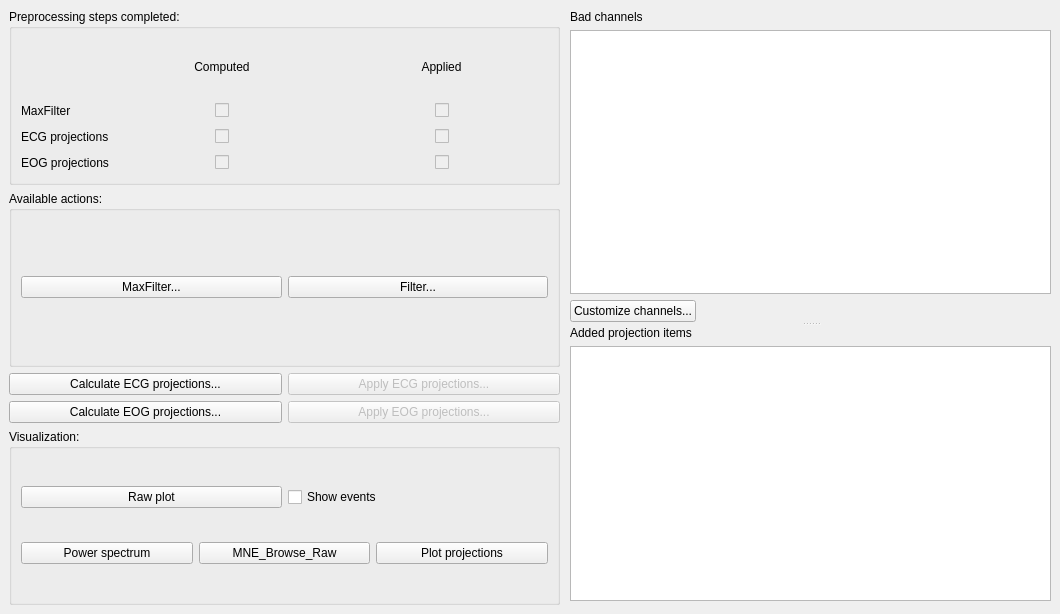
             <widget class="QWidget" name="tabPreprocessing">
              <property name="minimumSize">
               <size>
                <width>500</width>
                <height>0</height>
               </size>
              </property>
              <property name="font">
               <font>
                <weight>50</weight>
                <bold>false</bold>
               </font>
              </property>
              <attribute name="title">
               <string>Preprocessing</string>
              </attribute>
              <widget class="QWidget" name="layoutWidget">
               <property name="geometry">
                <rect>
                 <x>9</x>
                 <y>9</y>
                 <width>551</width>
                 <height>596</height>
                </rect>
               </property>
               <layout class="QVBoxLayout" name="verticalLayout_21">
                <item>
                 <widget class="QGroupBox" name="groupBoxPreprocessingCheckBoxes">
                  <property name="sizePolicy">
                   <sizepolicy hsizetype="MinimumExpanding" vsizetype="Preferred">
                    <horstretch>0</horstretch>
                    <verstretch>0</verstretch>
                   </sizepolicy>
                  </property>
                  <property name="minimumSize">
                   <size>
                    <width>60</width>
                    <height>0</height>
                   </size>
                  </property>
                  <property name="title">
                   <string>Preprocessing steps completed:</string>
                  </property>
                  <layout class="QGridLayout" name="gridLayout_18">
                   <item row="0" column="0">
                    <layout class="QGridLayout" name="gridLayout_6">
                     <property name="sizeConstraint">
                      <enum>QLayout::SetDefaultConstraint</enum>
                     </property>
                     <item row="2" column="1">
                      <layout class="QHBoxLayout" name="horizontalLayout_17">
                       <item>
                        <spacer name="horizontalSpacer_11">
                         <property name="orientation">
                          <enum>Qt::Horizontal</enum>
                         </property>
                         <property name="sizeHint" stdset="0">
                          <size>
                           <width>40</width>
                           <height>20</height>
                          </size>
                         </property>
                        </spacer>
                       </item>
                       <item>
                        <widget class="QCheckBox" name="checkBoxECGComputed">
                         <property name="enabled">
                          <bool>false</bool>
                         </property>
                         <property name="focusPolicy">
                          <enum>Qt::NoFocus</enum>
                         </property>
                         <property name="text">
                          <string/>
                         </property>
                        </widget>
                       </item>
                       <item>
                        <spacer name="horizontalSpacer_12">
                         <property name="orientation">
                          <enum>Qt::Horizontal</enum>
                         </property>
                         <property name="sizeHint" stdset="0">
                          <size>
                           <width>40</width>
                           <height>20</height>
                          </size>
                         </property>
                        </spacer>
                       </item>
                      </layout>
                     </item>
                     <item row="3" column="0">
                      <widget class="QLabel" name="labelEOGComputed_2">
                       <property name="text">
                        <string>EOG projections</string>
                       </property>
                      </widget>
                     </item>
                     <item row="3" column="2">
                      <layout class="QHBoxLayout" name="horizontalLayout_20">
                       <item>
                        <spacer name="horizontalSpacer_13">
                         <property name="orientation">
                          <enum>Qt::Horizontal</enum>
                         </property>
                         <property name="sizeHint" stdset="0">
                          <size>
                           <width>40</width>
                           <height>20</height>
                          </size>
                         </property>
                        </spacer>
                       </item>
                       <item>
                        <widget class="QCheckBox" name="checkBoxEOGApplied">
                         <property name="enabled">
                          <bool>false</bool>
                         </property>
                         <property name="focusPolicy">
                          <enum>Qt::NoFocus</enum>
                         </property>
                         <property name="text">
                          <string/>
                         </property>
                        </widget>
                       </item>
                       <item>
                        <spacer name="horizontalSpacer_14">
                         <property name="orientation">
                          <enum>Qt::Horizontal</enum>
                         </property>
                         <property name="sizeHint" stdset="0">
                          <size>
                           <width>40</width>
                           <height>20</height>
                          </size>
                         </property>
                        </spacer>
                       </item>
                      </layout>
                     </item>
                     <item row="0" column="1">
                      <widget class="QLabel" name="labelECGApplied_2">
                       <property name="text">
                        <string>Computed</string>
                       </property>
                       <property name="alignment">
                        <set>Qt::AlignCenter</set>
                       </property>
                      </widget>
                     </item>
                     <item row="2" column="2">
                      <layout class="QHBoxLayout" name="horizontalLayout_16">
                       <item>
                        <spacer name="horizontalSpacer_9">
                         <property name="orientation">
                          <enum>Qt::Horizontal</enum>
                         </property>
                         <property name="sizeHint" stdset="0">
                          <size>
                           <width>40</width>
                           <height>20</height>
                          </size>
                         </property>
                        </spacer>
                       </item>
                       <item>
                        <widget class="QCheckBox" name="checkBoxECGApplied">
                         <property name="enabled">
                          <bool>false</bool>
                         </property>
                         <property name="focusPolicy">
                          <enum>Qt::NoFocus</enum>
                         </property>
                         <property name="text">
                          <string/>
                         </property>
                        </widget>
                       </item>
                       <item>
                        <spacer name="horizontalSpacer_10">
                         <property name="orientation">
                          <enum>Qt::Horizontal</enum>
                         </property>
                         <property name="sizeHint" stdset="0">
                          <size>
                           <width>40</width>
                           <height>20</height>
                          </size>
                         </property>
                        </spacer>
                       </item>
                      </layout>
                     </item>
                     <item row="3" column="1">
                      <layout class="QHBoxLayout" name="horizontalLayout_19">
                       <item>
                        <spacer name="horizontalSpacer_15">
                         <property name="orientation">
                          <enum>Qt::Horizontal</enum>
                         </property>
                         <property name="sizeHint" stdset="0">
                          <size>
                           <width>40</width>
                           <height>20</height>
                          </size>
                         </property>
                        </spacer>
                       </item>
                       <item>
                        <widget class="QCheckBox" name="checkBoxEOGComputed">
                         <property name="enabled">
                          <bool>false</bool>
                         </property>
                         <property name="focusPolicy">
                          <enum>Qt::NoFocus</enum>
                         </property>
                         <property name="text">
                          <string/>
                         </property>
                        </widget>
                       </item>
                       <item>
                        <spacer name="horizontalSpacer_16">
                         <property name="orientation">
                          <enum>Qt::Horizontal</enum>
                         </property>
                         <property name="sizeHint" stdset="0">
                          <size>
                           <width>40</width>
                           <height>20</height>
                          </size>
                         </property>
                        </spacer>
                       </item>
                      </layout>
                     </item>
                     <item row="1" column="2">
                      <layout class="QHBoxLayout" name="horizontalLayout_21">
                       <item>
                        <spacer name="horizontalSpacer_7">
                         <property name="orientation">
                          <enum>Qt::Horizontal</enum>
                         </property>
                         <property name="sizeHint" stdset="0">
                          <size>
                           <width>40</width>
                           <height>20</height>
                          </size>
                         </property>
                        </spacer>
                       </item>
                       <item>
                        <widget class="QCheckBox" name="checkBoxMaxFilterApplied">
                         <property name="enabled">
                          <bool>false</bool>
                         </property>
                         <property name="focusPolicy">
                          <enum>Qt::NoFocus</enum>
                         </property>
                         <property name="text">
                          <string/>
                         </property>
                        </widget>
                       </item>
                       <item>
                        <spacer name="horizontalSpacer_17">
                         <property name="orientation">
                          <enum>Qt::Horizontal</enum>
                         </property>
                         <property name="sizeHint" stdset="0">
                          <size>
                           <width>40</width>
                           <height>20</height>
                          </size>
                         </property>
                        </spacer>
                       </item>
                      </layout>
                     </item>
                     <item row="2" column="0">
                      <widget class="QLabel" name="labelECGComputed_2">
                       <property name="text">
                        <string>ECG projections</string>
                       </property>
                      </widget>
                     </item>
                     <item row="1" column="1">
                      <layout class="QHBoxLayout" name="horizontalLayout_13">
                       <property name="spacing">
                        <number>6</number>
                       </property>
                       <item>
                        <spacer name="horizontalSpacer_5">
                         <property name="orientation">
                          <enum>Qt::Horizontal</enum>
                         </property>
                         <property name="sizeHint" stdset="0">
                          <size>
                           <width>40</width>
                           <height>20</height>
                          </size>
                         </property>
                        </spacer>
                       </item>
                       <item>
                        <widget class="QCheckBox" name="checkBoxMaxFilterComputed">
                         <property name="enabled">
                          <bool>false</bool>
                         </property>
                         <property name="focusPolicy">
                          <enum>Qt::NoFocus</enum>
                         </property>
                         <property name="inputMethodHints">
                          <set>Qt::ImhDigitsOnly</set>
                         </property>
                         <property name="text">
                          <string/>
                         </property>
                        </widget>
                       </item>
                       <item>
                        <spacer name="horizontalSpacer_8">
                         <property name="orientation">
                          <enum>Qt::Horizontal</enum>
                         </property>
                         <property name="sizeHint" stdset="0">
                          <size>
                           <width>40</width>
                           <height>20</height>
                          </size>
                         </property>
                        </spacer>
                       </item>
                      </layout>
                     </item>
                     <item row="0" column="2">
                      <widget class="QLabel" name="labelEOGApplied_2">
                       <property name="text">
                        <string>Applied</string>
                       </property>
                       <property name="alignment">
                        <set>Qt::AlignCenter</set>
                       </property>
                      </widget>
                     </item>
                     <item row="1" column="0">
                      <widget class="QLabel" name="labelMaxFilter_2">
                       <property name="text">
                        <string>MaxFilter</string>
                       </property>
                      </widget>
                     </item>
                    </layout>
                   </item>
                  </layout>
                 </widget>
                </item>
                <item>
                 <widget class="QGroupBox" name="groupBoxAvailablePreprocessing">
                  <property name="maximumSize">
                   <size>
                    <width>16777215</width>
                    <height>16777215</height>
                   </size>
                  </property>
                  <property name="title">
                   <string>Available actions:</string>
                  </property>
                  <layout class="QGridLayout" name="gridLayout_13">
                   <item row="0" column="0">
                    <layout class="QHBoxLayout" name="horizontalLayout_18">
                     <item>
                      <widget class="QPushButton" name="pushButtonMaxFilter">
                       <property name="text">
                        <string>MaxFilter...</string>
                       </property>
                      </widget>
                     </item>
                     <item>
                      <widget class="QPushButton" name="pushButtonFilter">
                       <property name="text">
                        <string>Filter...</string>
                       </property>
                      </widget>
                     </item>
                    </layout>
                   </item>
                  </layout>
                 </widget>
                </item>
                <item>
                 <layout class="QHBoxLayout" name="horizontalLayout">
                  <item>
                   <widget class="QPushButton" name="pushButtonECG">
                    <property name="text">
                     <string>Calculate ECG projections...</string>
                    </property>
                   </widget>
                  </item>
                  <item>
                   <widget class="QPushButton" name="pushButtonApplyECG">
                    <property name="enabled">
                     <bool>false</bool>
                    </property>
                    <property name="text">
                     <string>Apply ECG projections...</string>
                    </property>
                   </widget>
                  </item>
                 </layout>
                </item>
                <item>
                 <layout class="QHBoxLayout" name="horizontalLayout_12">
                  <item>
                   <widget class="QPushButton" name="pushButtonEOG">
                    <property name="text">
                     <string>Calculate EOG projections...</string>
                    </property>
                   </widget>
                  </item>
                  <item>
                   <widget class="QPushButton" name="pushButtonApplyEOG">
                    <property name="enabled">
                     <bool>false</bool>
                    </property>
                    <property name="text">
                     <string>Apply EOG projections...</string>
                    </property>
                   </widget>
                  </item>
                 </layout>
                </item>
                <item>
                 <widget class="QGroupBox" name="groupBoxVisualization_2">
                  <property name="title">
                   <string>Visualization:</string>
                  </property>
                  <layout class="QGridLayout" name="gridLayout_3">
                   <item row="1" column="0">
                    <layout class="QHBoxLayout" name="horizontalLayout_11">
                     <item>
                      <widget class="QPushButton" name="pushButtonSpectrum">
                       <property name="text">
                        <string>Power spectrum</string>
                       </property>
                      </widget>
                     </item>
                     <item>
                      <widget class="QPushButton" name="pushButtonMNE_Browse_Raw_2">
                       <property name="text">
                        <string>MNE_Browse_Raw</string>
                       </property>
                      </widget>
                     </item>
                     <item>
                      <widget class="QPushButton" name="pushButtonPlotProjections">
                       <property name="text">
                        <string>Plot projections</string>
                       </property>
                      </widget>
                     </item>
                    </layout>
                   </item>
                   <item row="0" column="0">
                    <layout class="QHBoxLayout" name="horizontalLayout_32">
                     <item>
                      <widget class="QPushButton" name="pushButtonRawPlot">
                       <property name="text">
                        <string>Raw plot</string>
                       </property>
                      </widget>
                     </item>
                     <item>
                      <widget class="QCheckBox" name="checkBoxShowEvents">
                       <property name="text">
                        <string>Show events</string>
                       </property>
                      </widget>
                     </item>
                    </layout>
                   </item>
                  </layout>
                 </widget>
                </item>
               </layout>
              </widget>
              <widget class="QSplitter" name="splitter_2">
               <property name="geometry">
                <rect>
                 <x>570</x>
                 <y>10</y>
                 <width>481</width>
                 <height>591</height>
                </rect>
               </property>
               <property name="orientation">
                <enum>Qt::Vertical</enum>
               </property>
               <widget class="QWidget" name="layoutWidget">
                <layout class="QVBoxLayout" name="verticalLayout_29">
                 <item>
                  <widget class="QLabel" name="labelBads">
                   <property name="text">
                    <string>Bad channels</string>
                   </property>
                  </widget>
                 </item>
                 <item>
                  <widget class="QListWidget" name="listWidgetBads">
                   <property name="enabled">
                    <bool>true</bool>
                   </property>
                   <property name="editTriggers">
                    <set>QAbstractItemView::NoEditTriggers</set>
                   </property>
                   <property name="sortingEnabled">
                    <bool>true</bool>
                   </property>
                  </widget>
                 </item>
                 <item>
                  <layout class="QHBoxLayout" name="horizontalLayout_2">
                   <item>
                    <widget class="QPushButton" name="pushButtonCustomChannels">
                     <property name="text">
                      <string>Customize channels...</string>
                     </property>
                    </widget>
                   </item>
                   <item>
                    <spacer name="horizontalSpacer_2">
                     <property name="orientation">
                      <enum>Qt::Horizontal</enum>
                     </property>
                     <property name="sizeHint" stdset="0">
                      <size>
                       <width>40</width>
                       <height>20</height>
                      </size>
                     </property>
                    </spacer>
                   </item>
                  </layout>
                 </item>
                </layout>
               </widget>
               <widget class="QWidget" name="layoutWidget">
                <layout class="QVBoxLayout" name="verticalLayout_28">
                 <item>
                  <widget class="QLabel" name="labelProjs">
                   <property name="text">
                    <string>Added projection items</string>
                   </property>
                  </widget>
                 </item>
                 <item>
                  <widget class="QListWidget" name="listWidgetProjs">
                   <property name="enabled">
                    <bool>true</bool>
                   </property>
                   <property name="editTriggers">
                    <set>QAbstractItemView::NoEditTriggers</set>
                   </property>
                   <property name="sortingEnabled">
                    <bool>false</bool>
                   </property>
                  </widget>
                 </item>
                </layout>
               </widget>
              </widget>
             </widget>
